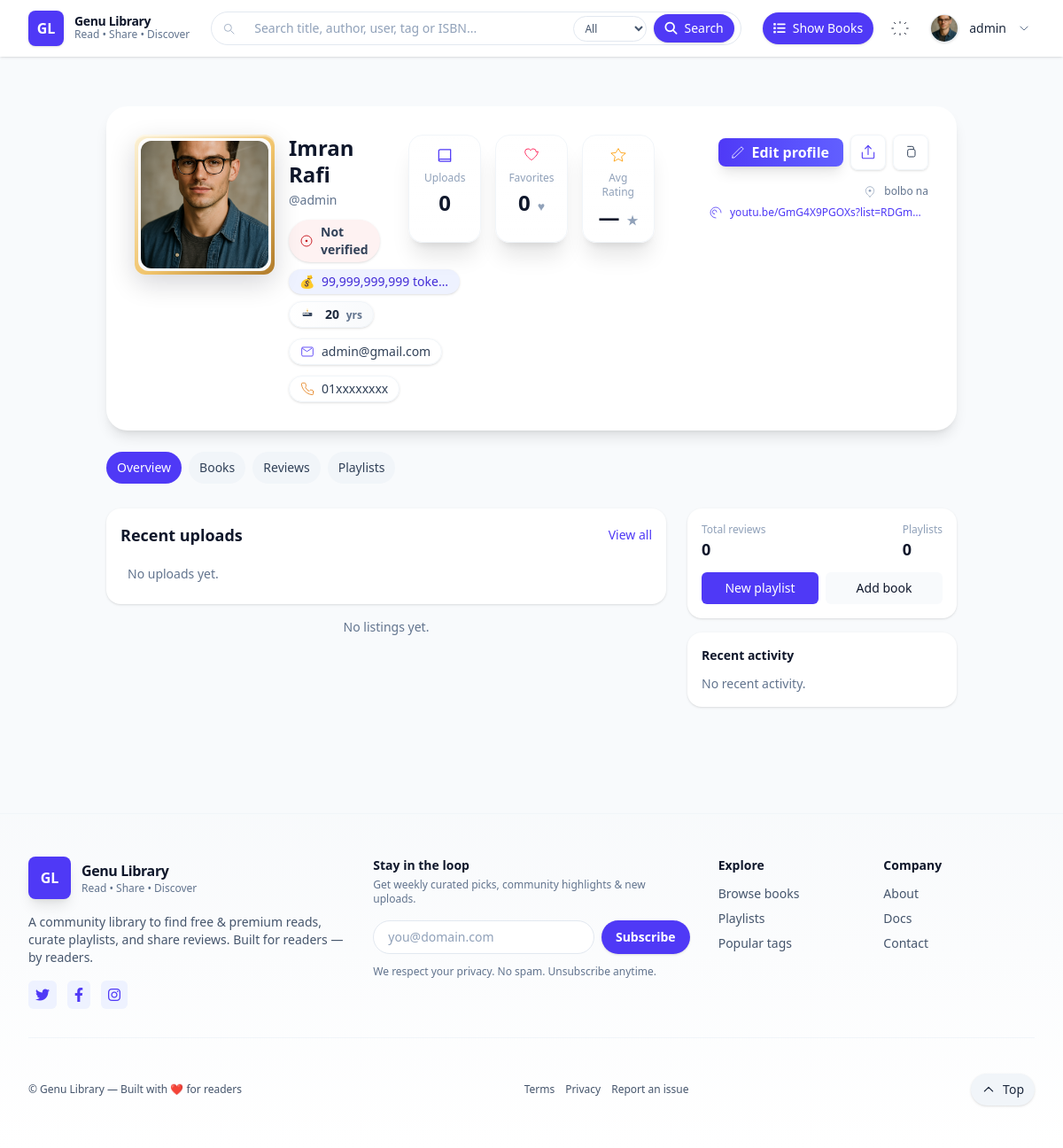
/accounts/profile/admin (signed in), run on an earlier commit of the app's database.
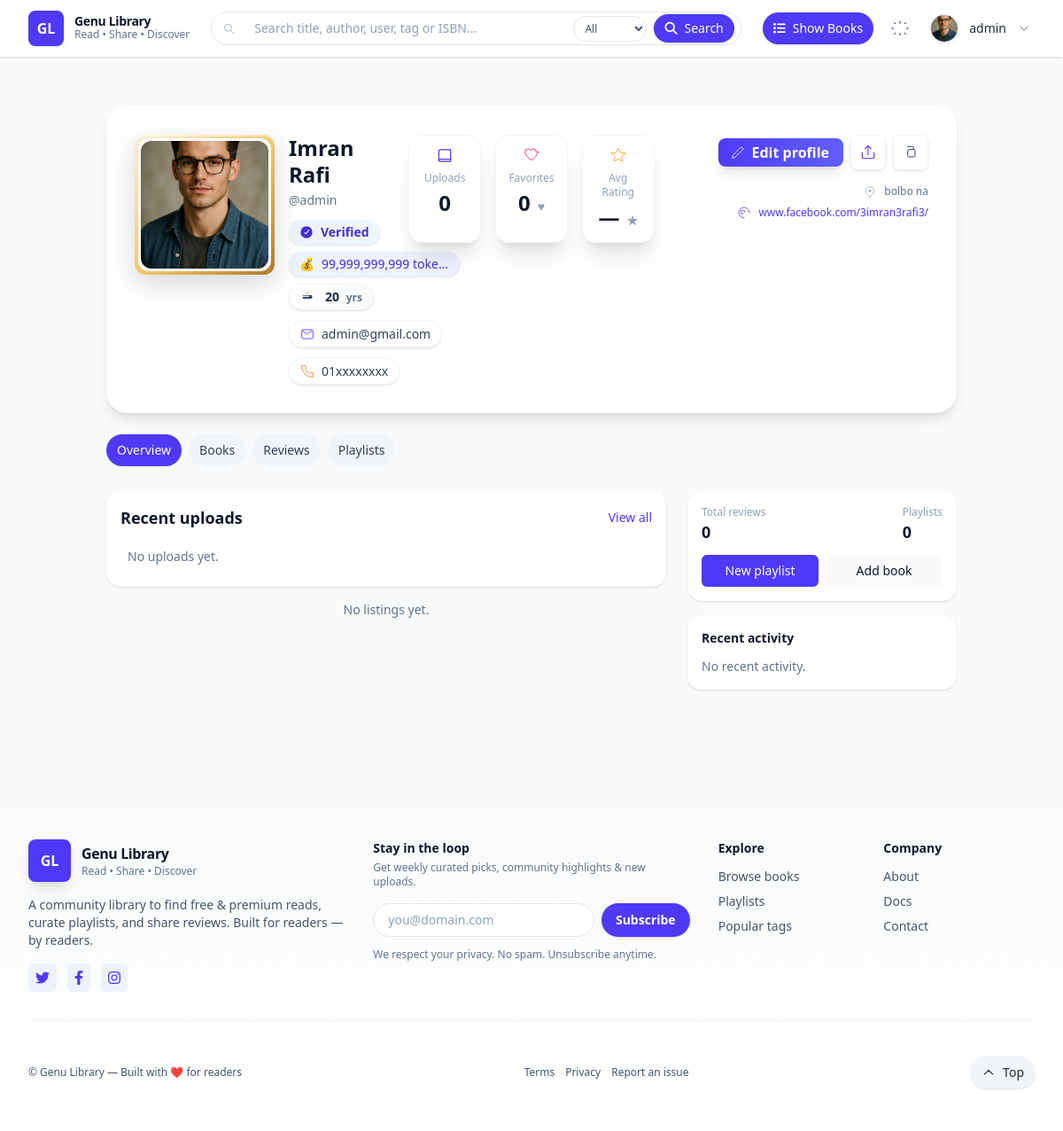
And on a later commit of the database.
### accounts/models.py (models this page shows, shortened)
class ProfileModel(models.Model):
    user = models.OneToOneField(User, on_delete=models.CASCADE, related_name='profile')
    avatar = models.ImageField(upload_to="profiles/", blank=True, null=True)  # profile picture
    name = models.CharField(max_length=100, blank=True)
    age = models.IntegerField(blank=True, null=True)
    balance = models.IntegerField(default=0)
    gender = models.CharField(choices=GENDER_CHOICES, max_length=10, default='o')
    address = models.TextField(blank=True)
    phone = models.CharField(max_length=15, blank=True)
    social_link = models.URLField(blank=True)
    is_varified = models.BooleanField(default=False)

### accounts/views.py (the view)
# urls.py: path('profile/<str:username>', ProfileView.as_view(), name='profile'),
class ProfileView(DetailView):
    template_name = 'profile/profile.html'
    model = ProfileModel
    context_object_name = 'profile'
    slug_field = 'user__username'   # fetch by username of related User
    slug_url_kwarg = 'username'
    def get_object(self, queryset=None):
        username = self.kwargs.get(self.slug_url_kwarg)
        user = User.objects.get(username=username)
        profile, created = ProfileModel.objects.get_or_create(user=user)
        return profile

### accounts/templates/profile/profile.html (shortened to what the changed rows need)
{% extends "base.html" %}
{% load humanize %}
{% block content %}
<div class="max-w-5xl mx-auto px-4 sm:px-6 lg:px-8 py-8">
<header class="bg-white dark:bg-slate-900 rounded-3xl shadow-lg overflow-hidden p-6 md:p-8">
  <div class="grid grid-cols-1 md:grid-cols-3 gap-6 md:gap-8 items-start">
    <div class="flex flex-col md:flex-row items-start gap-4 md:col-span-1">
      <div class="premium-frame" role="img" aria-label="{{ profile.user.username }} portrait" tabindex="-1">
        <div class="premium-bezel">
          <div class="frame-size">
            {% if profile.avatar %}
              <img
                src="{{ profile.avatar.url }}"
                alt="{{ profile.user.username }} avatar"
                width="144" height="144"
                class="w-full h-full rounded-2xl object-cover"
                loading="lazy">
            {% else %}
              <div class="initials rounded-2xl">
                {{ profile.user.username|slice:":1"|upper }}
              </div>
            {% endif %}
          </div>
        </div>
      </div>
      <div class="flex-1 min-w-0">
        <h1 class="text-xl sm:text-2xl font-extrabold text-slate-900 dark:text-slate-100 leading-tight">
          {{ profile.name|default:profile.user.username }}
        </h1>
        <p class="text-sm text-slate-500 dark:text-slate-300 mt-1">@{{ profile.user.username }}</p>
        <div class="mt-3 flex flex-wrap items-center gap-2">
          {% if profile.is_varified %}
            <span
              class="inline-flex items-center gap-2 bg-gradient-to-r from-indigo-50 to-blue-50 text-indigo-700 px-3 py-1 rounded-full text-sm font-semibold shadow-sm"
              title="Verified account" role="status" aria-label="Verified account">
              <svg class="w-4 h-4 flex-shrink-0" viewBox="0 0 24 24" fill="none" aria-hidden="true" xmlns="http://www.w3.org/2000/svg">
                <circle cx="12" cy="12" r="10" fill="currentColor" />
                <path d="M9.2 12.8l1.9 1.9 4.7-6.3" stroke="#fff" stroke-width="1.6" stroke-linecap="round" stroke-linejoin="round"/>
              </svg>
              <span>Verified</span>
            </span>
          {% else %}
            <span
              class="inline-flex items-center gap-2 bg-red-50 text-red-700/95 px-3 py-1 rounded-full text-sm font-semibold shadow-sm"
              title="Not verified" role="status" aria-label="Not verified">
              <svg class="w-4 h-4 flex-shrink-0" viewBox="0 0 24 24" fill="none" aria-hidden="true" xmlns="http://www.w3.org/2000/svg">
                <circle cx="12" cy="12" r="9" stroke="currentColor" stroke-width="1.5" opacity="0.9"/>
                <circle cx="12" cy="12" r="2" fill="currentColor" opacity="0.95"/>
              </svg>
              <span class="text-slate-700 dark:text-slate-300">Not verified</span>
            </span>
          {% endif %}
          <span class="inline-flex items-center gap-2 bg-indigo-50 text-indigo-700 px-3 py-1 rounded-full text-sm font-medium shadow-sm">
            💰
            <span
              class="inline-block max-w-[6.5rem] md:max-w-[9rem] truncate"
              title="{{ profile.balance|default:'0'|intcomma }}">
              {{ profile.balance|default:"0"|intcomma }} tokens
            </span>
          </span>
          {% if profile.age %}
            <span
              class="inline-flex items-center gap-3 px-3 py-1 rounded-full text-sm font-semibold shadow-sm
                     bg-gradient-to-r from-white/80 to-slate-50 dark:from-slate-800/60 dark:to-slate-900/40
                     border border-slate-100 dark:border-slate-800 text-slate-800 dark:text-slate-100
                     hover:translate-y-0.5 transform transition-all duration-150 focus:outline-none focus-visible:ring-2 focus-visible:ring-indigo-300/40"
              role="status"
              aria-label="Age: {{ profile.age }} years"
              title="Age: {{ profile.age }} years">
              <span class="leading-none">
                <span class="text-sm">{{ profile.age }}</span>
                <span class="ml-1 text-xs text-slate-500 dark:text-slate-300">yrs</span>
              </span>
            </span>
          {% endif %}
        </div>
        <div class="mt-3 flex flex-wrap items-center gap-3 text-sm">
          <a
            href="mailto:{{ profile.user.email }}"
            class="inline-flex items-center gap-2 px-3 py-1 rounded-full text-sm font-medium
                   bg-white/80 dark:bg-slate-900/60 border border-slate-100 dark:border-slate-800
                   text-slate-700 dark:text-slate-200 shadow-sm hover:translate-y-0.5 hover:shadow-md
                   transition-transform duration-150"
            title="Email {{ profile.user.email }}"
            aria-label="Email {{ profile.user.email }}">
            <span class="inline-block max-w-[18rem] truncate">{{ profile.user.email }}</span>
          </a>
          {% if profile.phone %}
            <a
              href="tel:{{ profile.phone }}"
              class="inline-flex items-center gap-2 px-3 py-1 rounded-full text-sm font-medium
                     bg-white/80 dark:bg-slate-900/60 border border-slate-100 dark:border-slate-800
                     text-slate-700 dark:text-slate-200 shadow-sm hover:translate-y-0.5 hover:shadow-md
                     transition-transform duration-150"
              title="Call {{ profile.phone }}"
              aria-label="Phone {{ profile.phone }}">
              <span class="inline-block max-w-[12rem] truncate">{{ profile.phone }}</span>
            </a>
          {% endif %}
        </div>
      </div>
    </div>
    <div class="md:col-span-1 flex flex-col items-start md:items-end gap-4 mt-4 md:mt-0">
      <div class="text-left md:text-right text-xs text-slate-500 dark:text-slate-400 space-y-2 w-full">
        <div class="inline-flex items-center gap-2 justify-end w-full">
          <span class="inline-block max-w-[18rem] truncate" title="{{ profile.address|default:'Location private' }}">
            {{ profile.address|default:"Location private" }}
          </span>
        </div>
        {% if profile.social_link %}
          <div class="inline-flex items-center gap-2 justify-end w-full">
            <a href="{{ profile.social_link }}" target="_blank" rel="noopener noreferrer"
               class="inline-block max-w-[14rem] truncate text-indigo-600 dark:text-indigo-300 hover:underline"
               title="{{ profile.social_link|cut:'https://'|cut:'http://' }}">
              {{ profile.social_link|cut:"https://"|cut:"http://" }}
            </a>
          </div>
        {% endif %}
      </div>
    </div>
  </div>
</header>
</div>
{% endblock %}

What changed in the data, as far as the page shows it:
changed ProfileModel "01xxxxxxxx": is_varified False → True (drawn); social_link "youtu.be/GmG4X9PGOXs?list=RDGm…" → "www.facebook.com/3imran3rafi3/"
Also different on the page:
text no longer shown: "Not verified"
text now shown: "Verified"
